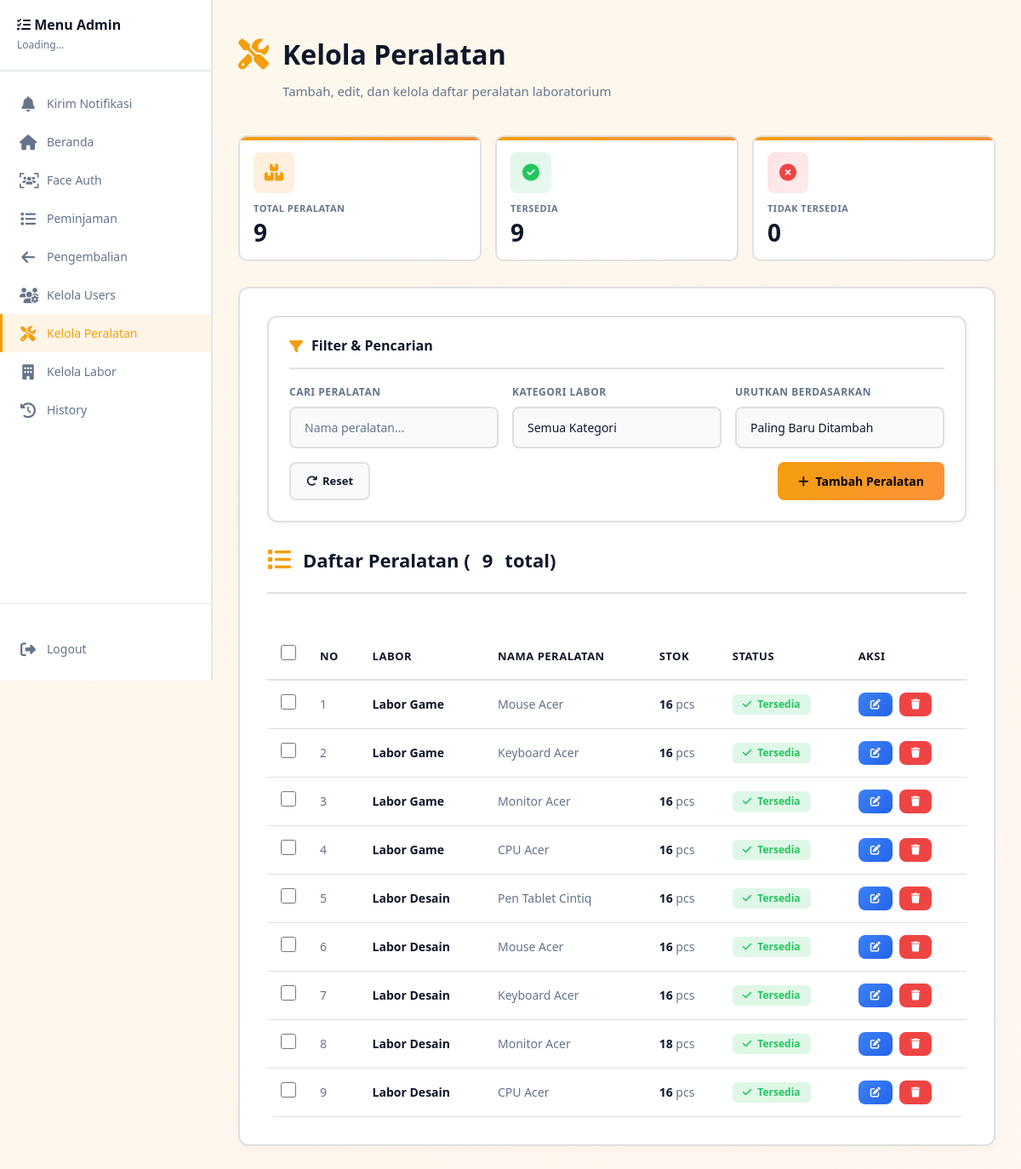
The page /admin/peralatan.php (signed in) on the database its author committed.
### tables this page shows
CREATE TABLE `barang_labor` (
  `id` int(11) NOT NULL,
  `labor_id` int(11) NOT NULL,
  `nama` varchar(191) NOT NULL,
  `deskripsi` text DEFAULT NULL,
  `stok` int(11) DEFAULT 1,
  `stok_awal` int(11) DEFAULT 1,
  `status` varchar(20) DEFAULT 'Tersedia',
  `created_at` datetime DEFAULT current_timestamp()
);

CREATE TABLE `labor` (
  `id` int(11) NOT NULL,
  `nama` varchar(191) NOT NULL,
  `deskripsi` text DEFAULT NULL,
  `icon` varchar(50) DEFAULT NULL,
  `image` varchar(255) DEFAULT NULL,
  `color` varchar(20) DEFAULT NULL,
  `created_at` datetime DEFAULT current_timestamp()
);

### admin/peralatan.php (the view, shortened to what this page needs)
<?php
include '../config/database.php';
 $create_labor = "CREATE TABLE IF NOT EXISTS labor (
  id INT AUTO_INCREMENT PRIMARY KEY,
  nama VARCHAR(191) NOT NULL,
  deskripsi TEXT,
  icon VARCHAR(50),
  color VARCHAR(20),
  created_at DATETIME DEFAULT CURRENT_TIMESTAMP
)";
mysqli_query($conn, $create_labor);
 $create_barang = "CREATE TABLE IF NOT EXISTS barang_labor (
  id INT AUTO_INCREMENT PRIMARY KEY,
  labor_id INT NOT NULL,
  nama VARCHAR(191) NOT NULL,
  deskripsi TEXT,
  stok INT DEFAULT 1,
  stok_awal INT DEFAULT 1,
  status VARCHAR(20) DEFAULT 'Tersedia',
  created_at DATETIME DEFAULT CURRENT_TIMESTAMP,
  FOREIGN KEY (labor_id) REFERENCES labor(id)
)";
mysqli_query($conn, $create_barang);
 $search = isset($_GET['search']) ? mysqli_real_escape_string($conn, $_GET['search']) : '';
 $sort_by = isset($_GET['sort_by']) ? mysqli_real_escape_string($conn, $_GET['sort_by']) : 'newest';
 $where = "1=1";
 $order_by = "bl.created_at DESC";
if($sort_by === 'name_asc') {
  $order_by = "bl.nama ASC";
} elseif($sort_by === 'name_desc') {
  $order_by = "bl.nama DESC";
} elseif($sort_by === 'stock_most') {
  $order_by = "bl.stok DESC";
} elseif($sort_by === 'stock_least') {
  $order_by = "bl.stok ASC";
} elseif($sort_by === 'newest') {
  $order_by = "bl.created_at DESC";
} elseif($sort_by === 'oldest') {
  $order_by = "bl.created_at ASC";
}
 $total_q = mysqli_query($conn, "SELECT COUNT(*) as total FROM barang_labor bl LEFT JOIN labor l ON bl.labor_id=l.id WHERE $where");
 $total_row = mysqli_fetch_assoc($total_q);
 $total_peralatan = $total_row['total'];
 $barang_q = mysqli_query($conn, "SELECT bl.*, l.nama as labor_nama FROM barang_labor bl LEFT JOIN labor l ON bl.labor_id=l.id WHERE $where ORDER BY $order_by");
 $tersedia = mysqli_num_rows(mysqli_query($conn, "SELECT id FROM barang_labor WHERE status='Tersedia'"));
 $tidak_tersedia = mysqli_num_rows(mysqli_query($conn, "SELECT id FROM barang_labor WHERE status='Tidak Tersedia'"));
?>
<!DOCTYPE html>
<html lang="id">
<head>
  <link href="https://cdn.jsdelivr.net/npm/bootstrap@5.3.2/dist/css/bootstrap.min.css" rel="stylesheet">
  <link rel="stylesheet" href="https://cdnjs.cloudflare.com/ajax/libs/font-awesome/6.4.0/css/all.min.css">
</head>
<body>
<?php include '../assets/admin_sidebar.php'; ?>
<div class="main-content">
  <div class="page-header">
    <div class="page-title">
      <i class="fas fa-tools"></i>
      Kelola Peralatan
    </div>
    <div class="page-subtitle">Tambah, edit, dan kelola daftar peralatan laboratorium</div>
  </div>
  <div class="stats-grid">
    <div class="stat-card">
      <div class="stat-icon"><i class="fas fa-boxes"></i></div>
      <div class="stat-label">Total Peralatan</div>
      <div class="stat-value"><?= $total_peralatan ?></div>
    </div>
    <div class="stat-card">
      <div class="stat-icon"><i class="fas fa-check-circle"></i></div>
      <div class="stat-label">Tersedia</div>
      <div class="stat-value"><?= $tersedia ?></div>
    </div>
    <div class="stat-card">
      <div class="stat-icon"><i class="fas fa-times-circle"></i></div>
      <div class="stat-label">Tidak Tersedia</div>
      <div class="stat-value"><?= $tidak_tersedia ?></div>
    </div>
  </div>
  <div class="container-wrapper">
    <div class="table-card" style="grid-column: 1 / -1;">
      <div class="filter-card">
        <h5><i class="fas fa-filter"></i>Filter & Pencarian</h5>
        <form method="GET" id="filterForm" class="form-filter">
          <div class="filter-row">
            <div class="filter-group">
              <label>Cari Peralatan</label>
              <input type="text" name="search" id="search" class="form-control" placeholder="Nama peralatan..."
                     value="<?= htmlspecialchars($search) ?>">
            </div>
            <div class="filter-group">
              <label>Kategori Labor</label>
              <select name="filter_labor" id="filter_labor" class="form-select">
                <option value="">Semua Kategori</option>
              </select>
            </div>
            <div class="filter-group">
              <label>Urutkan Berdasarkan</label>
              <select name="sort_by" id="sort_by" class="form-select">
                <option value="newest" <?= $sort_by === 'newest' ? 'selected' : '' ?>>Paling Baru Ditambah</option>
              </select>
            </div>
          </div>
          <div style="margin-top: 16px; display: flex; gap: 10px;">
            <a href="peralatan.php" class="btn-reset-filter">
              <i class="fas fa-redo"></i> Reset
            </a>
            <button type="button" class="btn btn-primary" style="margin-left: auto;" onclick="openAddModal()">
              <i class="fas fa-plus"></i> Tambah Peralatan
            </button>
          </div>
        </form>
      </div>
      <h3>
        <i class="fas fa-list"></i>
        Daftar Peralatan (<span id="totalCount"><?= $total_peralatan ?></span> total)
      </h3>
      <?php if(mysqli_num_rows($barang_q) > 0): ?>
        <div class="table-responsive">
          <form id="tableForm" method="post">
            <table class="table">
              <thead>
                <tr>
                  <th style="width: 40px; padding-left: 16px;">
                    <input type="checkbox" id="selectAll" onclick="toggleSelectAll(this)">
                  </th>
                  <th>No</th>
                  <th>Labor</th>
                  <th>Nama Peralatan</th>
                  <th>Stok</th>
                  <th>Status</th>
                  <th>Aksi</th>
                </tr>
              </thead>
              <tbody id="tableBody">
                <?php
                $no = 1;
                while($barang = mysqli_fetch_assoc($barang_q)):
                ?>
                  <tr>
                    <td style="padding-left: 16px;">
                      <input type="checkbox" name="selected_barang[]" value="<?= $barang['id'] ?>" class="barang-checkbox" onchange="updateDeleteButton()">
                    </td>
                    <td><?= $no++ ?></td>
                    <td><strong><?= htmlspecialchars($barang['labor_nama'] ?? '-') ?></strong></td>
                    <td><?= htmlspecialchars($barang['nama']) ?></td>
                    <td><strong><?= intval($barang['stok']) ?></strong> pcs</td>
                    <td>
                      <span class="badge <?= ($barang['status'] == 'Tersedia') ? 'badge-success' : 'badge-danger' ?>">
                        <i class="fas fa-<?= ($barang['status'] == 'Tersedia') ? 'check' : 'ban' ?> me-1"></i>
                        <?= htmlspecialchars($barang['status']) ?>
                      </span>
                    </td>
                    <td>
                      <div style="display: flex; gap: 8px;">
                        <button type="button" class="btn btn-sm" style="background: linear-gradient(135deg, #3b82f6 0%, #2563eb 100%); color: white;" onclick="openEditModal(<?= $barang['id'] ?>, '<?= htmlspecialchars(addslashes($barang['labor_id'])) ?>', '<?= htmlspecialchars(addslashes($barang['nama'])) ?>', '<?= intval($barang['stok']) ?>', '<?= htmlspecialchars(addslashes($barang['status'])) ?>', '<?= htmlspecialchars(addslashes($barang['deskripsi'])) ?>')">
                          <i class="fas fa-edit"></i>
                        </button>
                        <form method="post" style="display: inline;">
                          <button type="submit" name="hapus" class="btn btn-sm btn-danger" onclick="return confirm('Hapus peralatan ini?')">
                            <i class="fas fa-trash"></i>
                          </button>
                        </form>
                      </div>
                    </td>
                  </tr>
                <?php endwhile; ?>
              </tbody>
            </table>
          </form>
        </div>
      <?php endif; ?>
    </div>
  </div>
</div>
</body>
</html>

### assets/admin_sidebar.php (style rules this page uses)
:root { --primary: #f59e0b; --primary-light: #fbbf24; --primary-dark: #d97706; --secondary: #fb923c; --bg-primary: #ffffff; --bg-secondary: #f8fafc; --bg-tertiary: #fef3c7; --text-primary: #0f172a; --text-secondary: #64748b; --border-color: #e0e0e0; --border-light: #e2e8f0; --hover-bg: #f9f9f9; --success: #22c55e; --danger: #ef4444; --shadow: 0 4px 15px rgba(0,0,0,0.1); }
* { box-sizing: border-box; }
body { overflow-x: hidden; margin: 0; padding: 0; }
.main-content { margin-left: 250px; transition: margin-left 0.3s ease; width: calc(100% - 250px); }

### rows shown on the page
barang_labor: labor.nama "Labor Game", nama "Mouse Acer", stok "16", status "Tersedia"
barang_labor: labor.nama "Labor Game", nama "Keyboard Acer", stok "16", status "Tersedia"
barang_labor: labor.nama "Labor Game", nama "Monitor Acer", stok "16", status "Tersedia"
barang_labor: labor.nama "Labor Game", nama "CPU Acer", stok "16", status "Tersedia"
barang_labor: labor.nama "Labor Desain", nama "Pen Tablet Cintiq", stok "16", status "Tersedia"
barang_labor: labor.nama "Labor Desain", nama "Mouse Acer", stok "16", status "Tersedia"
barang_labor: labor.nama "Labor Desain", nama "Keyboard Acer", stok "16", status "Tersedia"
barang_labor: labor.nama "Labor Desain", nama "Monitor Acer", stok "18", status "Tersedia"
barang_labor: labor.nama "Labor Desain", nama "CPU Acer", stok "16", status "Tersedia"

### other values the page prints
$item['label'] "Kirim Notifikasi"
$item['label'] "Beranda"
$item['label'] "Face Auth"
$item['label'] "Peminjaman"
$item['label'] "Pengembalian"
$item['label'] "Kelola Users"
$item['label'] "Kelola Peralatan"
$item['label'] "Kelola Labor"
$item['label'] "History"
$total_peralatan "9"
$tersedia "9"
$tidak_tersedia "0"
